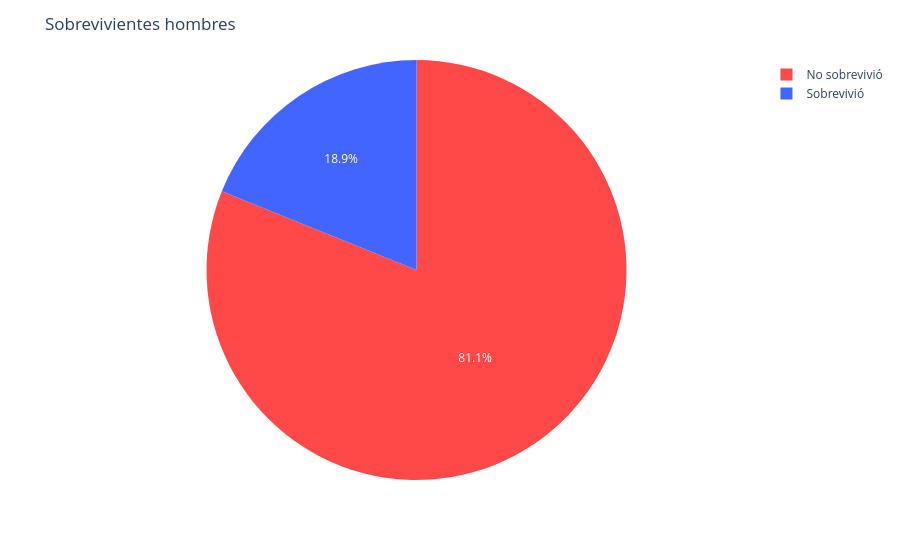

Notebook code for this chart:
### Markdown cell above
2.2 Gráfico de sobrevivientes hombres

### Code cell
fig_pie_sobrevivientes_hombres = create_fig_pie__sobrevivientes(cuenta_sobrevivientes_hombres)
conf_titulo_fig(fig_pie_sobrevivientes_hombres, 'Sobrevivientes hombres')
guardar_fig(fig_pie_sobrevivientes_hombres, 'sobrevivientes_hombres')

fig_pie_sobrevivientes_hombres.show()

### Figure 1 — Plotly figure (JSON) as saved in the notebook; plotly's stock layout.template omitted (floating-point values rounded to 4 significant figures)
{"data": [{"customdata": [["No sobrevivió"], ["Sobrevivió"]], "domain": {"x": [0, 1], "y": [0, 1]}, "hovertemplate": "Sobreviviente=%{customdata[0]}<br>count=%{value}<extra></extra>", "labels": ["No sobrevivió", "Sobrevivió"], "legendgroup": "", "marker": {"colors": ["#ff4848", "#4365ff"]}, "name": "", "showlegend": true, "type": "pie", "values": [468, 109]}], "layout": {"legend": {"tracegroupgap": 0}, "margin": {"t": 60}, "title": {"text": "Sobrevivientes hombres"}}}
